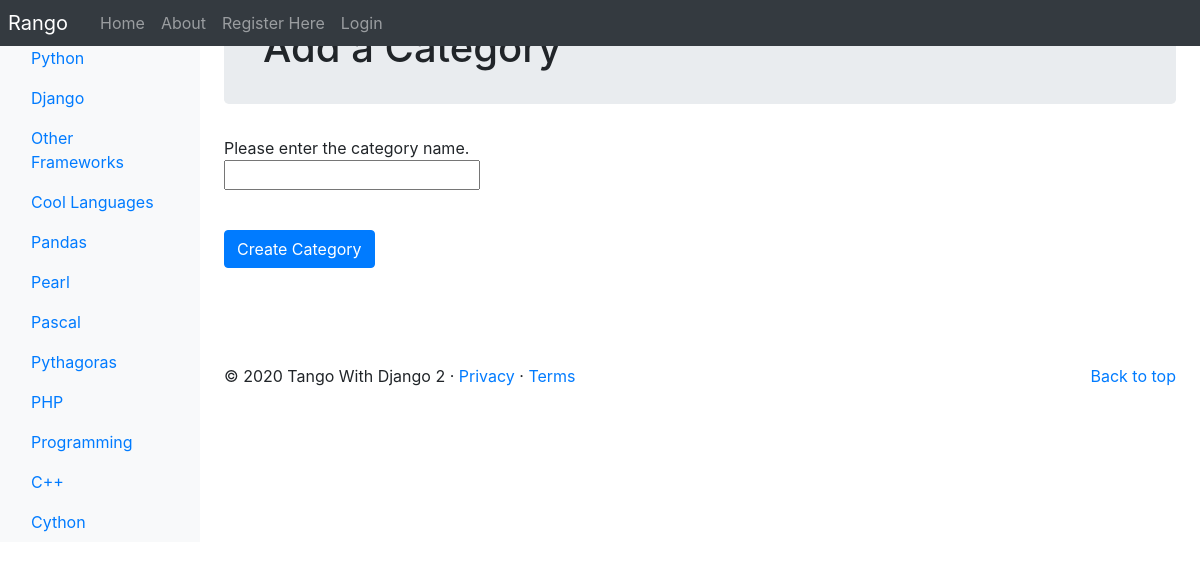
Screenshot of /rango/add_category/ with the database file from the repository.
### rango/models.py (models this page shows, shortened)
class Category(models.Model):
    NAME_MAX_LENGTH = 128
    name = models.CharField(max_length=NAME_MAX_LENGTH, unique=True)
    views = models.IntegerField(default=0)
    likes = models.IntegerField(default=0)
    slug = models.SlugField(unique=True)
    class Meta:
        verbose_name_plural = 'Categories'

### rango/views.py (the view, shortened to what this page needs)
# urls.py: path('add_category/', views.add_category, name='add_category'),
def add_category(request):
    form = CategoryForm()
    return render(request, 'rango/add_category.html', {'form': form})

### rango/forms.py
class CategoryForm(forms.ModelForm):
    name = forms.CharField(max_length=Category.NAME_MAX_LENGTH, help_text="Please enter the category name.") #
    views = forms.IntegerField(widget=forms.HiddenInput(), initial=0)
    likes = forms.IntegerField(widget=forms.HiddenInput(), initial=0)
    slug = forms.CharField(widget=forms.HiddenInput(), required=False)
    class Meta:
        model = Category
        fields = ('name',)

### rango/templatetags/rango_template_tags.py (called while the page is built)
@register.inclusion_tag('rango/categories.html')
def get_category_list(current_category=None):
    return {'categories': Category.objects.all(),
            'current_category': current_category}

### templates/rango/add_category.html (shortened to what this page needs)
{% extends 'rango/base.html' %}
{% load static %}
{% block body_block %}
<div class="jumbotron p-4">
    <div class="container">
        <h1 class="jumbotron-heading">Add a Category</h1>
    </div>
</div>
<div class="container">
    <div class="row">
        <form role="form" id="category_form" method="post" action="{% url 'rango:add_category' %}">
            {% for field in form.visible_fields %}
                {{ field.help_text }}<br />
                {{ field }}<br />
                <div class="p-2"></div>
            {% endfor %}
            <br />
            <button class="btn btn-primary" type="submit" name="submit">Create Category</button>
            <div class="p-5"></div>
        </form>
    </div>
</div>
{% endblock %}

### templates/rango/categories.html (shortened to what this page needs)
<ul class="nav flex-column">
{% if categories %}
    {% for c in categories %}
        {% if c == current_category %}
        <li class="nav-item">
            <a class="nav-link active" href="{% url 'rango:show_category' c.slug %}">
                <span data-feather="archive"></span>{{ c.name }}
            </a>
        </li>
        {% else %}
        <li class="nav-item">
            <a class="nav-link" href="{% url 'rango:show_category' c.slug %}">
                {{ c.name }}
            </a>
        </li>
        {% endif %}
    {% endfor %}
{% else %}
    <li class="nav-item">There are no categories present.</li>
{% endif %}
</ul>

### rows the page displays
Category: name "Python"
Category: name "Django"
Category: name "Other Frameworks"
Category: name "Cool Languages"
Category: name "Pandas"
Category: name "Pearl"
Category: name "Pascal"
Category: name "Pythagoras"
Category: name "PHP"
Category: name "Programming"
Category: name "C++"
Category: name "Cython"

### other values shown
{{ field.help_text }} "Please enter the category name."
